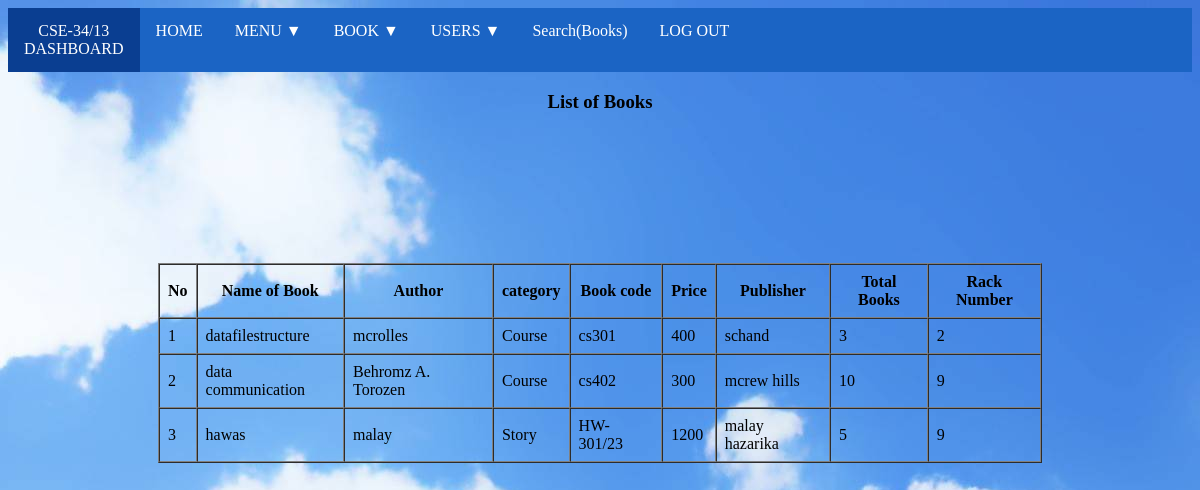
/user/userListbook.php (signed in), run on the app's committed database.
### tables this page shows
CREATE TABLE IF NOT EXISTS `newbook` (
  `booknm` varchar(400) NOT NULL,
  `bauthor` text NOT NULL,
  `category` text NOT NULL,
  `bcode` varchar(100) NOT NULL,
  `bprice` int(20) NOT NULL,
  `bpublisher` text NOT NULL,
  `totbooks` int(255) NOT NULL,
  `racknum` varchar(100) NOT NULL
);

### user/userListbook.php (the view, shortened to what this page needs)
<?php
if(!isset($_SESSION['uid']))
{
  header("location:signin-user.php");
}
else
{
  include_once('../dbconnect.php');
 ?>
<!DOCTYPE html>
<html>
  <head>
      <link rel="stylesheet" href="../assets/style.css"/>
  </head>
  <body background = "../assets/bluebackground.jpg">
    <ul>
      <li><a href="#" style="hover:not ;background-color: #0a3e91;">
        <?php echo $_SESSION['uid']; ?><br>
        DASHBOARD</a></li>
      <li><a href="../user/userDashboard.php">HOME</a></li>
      <li class="dropdown">
        <a href="javascript:void(0)" class="menubar-dropdown">MENU ▼</a>
      </li>
      <li class="dropdown">
        <a href="javascript:void(0)" class="bookbar-dropdown">BOOK ▼</a>
      </li>
      <li class="dropdown">
        <a href="javascript:void(0)" class="users-dropdown">USERS ▼</a>
      </li>
      <li><a href="userSearchbook.php">Search(Books)</a></li>
      <li><a href="userLogout.php">LOG OUT</a></li>
    </ul>
    <center>
    <p><h3>List of Books</h3></p>
    <table cellpadding="8" cellspacing="0" border="1" style="margin: 150px;">
      <tr>
        <th>No</th>
        <th>Name of Book</th>
        <th>Author</th>
        <th>category</th>
        <th>Book code</th>
        <th>Price</th>
        <th>Publisher</th>
        <th>Total Books</th>
        <th>Rack Number</th>
      </tr>
      <?php
        $sql = "SELECT * FROM newbook";
        $query = mysqli_query($conn,$sql);
        if(mysqli_num_rows($query)>0)
        {
          $i = 1;
          while ($row = mysqli_fetch_object($query))
          {
      ?>
          <tr>
            <td><?php echo $i++; ?></td>
            <td><?php echo $row->booknm; ?></td>
            <td><?php echo $row->bauthor; ?></td>
            <td><?php echo $row->category; ?></td>
            <td><?php echo $row->bcode; ?></td>
            <td><?php echo $row->bprice; ?></td>
            <td><?php echo $row->bpublisher; ?></td>
            <td><?php echo $row->totbooks; ?></td>
            <td><?php echo $row->racknum; ?></td>
          </tr>
      <?php
          }
        }
       ?>
    </table>
  </center>
  </body>
</html>
<?php } ?>

### assets/style.css (style rules this page uses)
body { background = "../assets/bluebackground.jpg"; background-color: #cccccc; background-repeat: no-repeat; }
ul { list-style-type: none; margin: 0px; padding: 0px; overflow: hidden; background-color: #1b64c4; }
li { float: left; }
li a, .bookbar-dropdown { display: inline-block; color: white; text-align: center; padding: 14px 16px; text-decoration: none; }
li a, .users-dropdown { display: inline-block; color: white; text-align: center; padding: 14px 16px; text-decoration: none; }
li.dropdown { display: inline-block; }
li a, .menubar-dropdown { display: inline-block; color: white; text-align: center; padding: 14px 16px; text-decoration: none; }

### data on the page
newbook: booknm "datafilestructure", bauthor "mcrolles", category "Course", bcode "cs301", bprice "400", bpublisher "schand", totbooks "3", racknum "2"
newbook: booknm "data communication", bauthor "Behromz A. Torozen", category "Course", bcode "cs402", bprice "300", bpublisher "mcrew hills", totbooks "10", racknum "9"
newbook: booknm "hawas", bauthor "malay", category "Story", bcode "HW-301/23", bprice "1200", bpublisher "malay hazarika", totbooks "5", racknum "9"

### other printed values
$_SESSION['uid'] "CSE-34/13"
